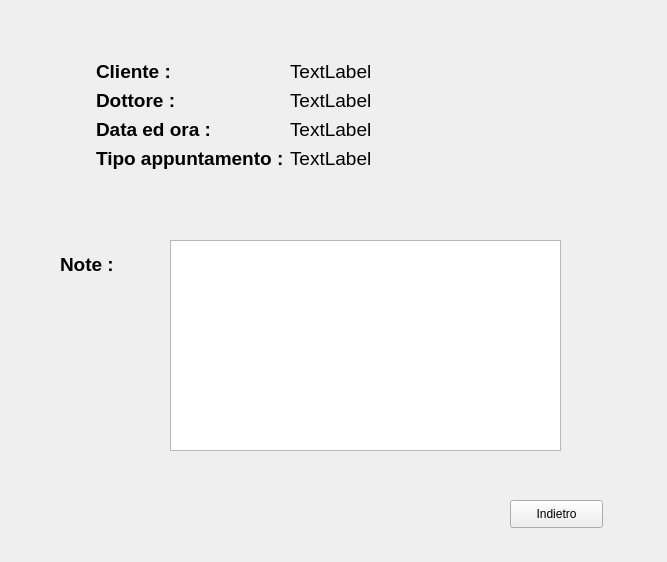
<?xml version="1.0" encoding="UTF-8"?>
<ui version="4.0">
 <class>Form</class>
 <widget class="QWidget" name="Form">
  <property name="geometry">
   <rect>
    <x>0</x>
    <y>0</y>
    <width>667</width>
    <height>562</height>
   </rect>
  </property>
  <property name="windowTitle">
   <string>Prenotazione</string>
  </property>
  <widget class="QLabel" name="label">
   <property name="geometry">
    <rect>
     <x>60</x>
     <y>105</y>
     <width>201</width>
     <height>31</height>
    </rect>
   </property>
   <property name="text">
    <string/>
   </property>
  </widget>
  <widget class="QWidget" name="formLayoutWidget">
   <property name="geometry">
    <rect>
     <x>40</x>
     <y>60</y>
     <width>511</width>
     <height>151</height>
    </rect>
   </property>
   <layout class="QFormLayout" name="formLayout">
    <property name="leftMargin">
     <number>56</number>
    </property>
    <property name="bottomMargin">
     <number>0</number>
    </property>
    <item row="0" column="0">
     <widget class="QLabel" name="label_2">
      <property name="font">
       <font>
        <pointsize>14</pointsize>
        <weight>75</weight>
        <bold>true</bold>
       </font>
      </property>
      <property name="text">
       <string>Cliente :</string>
      </property>
     </widget>
    </item>
    <item row="0" column="1">
     <widget class="QLabel" name="label_3">
      <property name="font">
       <font>
        <pointsize>14</pointsize>
       </font>
      </property>
      <property name="text">
       <string>TextLabel</string>
      </property>
     </widget>
    </item>
    <item row="1" column="0">
     <widget class="QLabel" name="label_4">
      <property name="font">
       <font>
        <pointsize>14</pointsize>
        <weight>75</weight>
        <bold>true</bold>
       </font>
      </property>
      <property name="text">
       <string>Dottore :</string>
      </property>
     </widget>
    </item>
    <item row="1" column="1">
     <widget class="QLabel" name="label_5">
      <property name="font">
       <font>
        <pointsize>14</pointsize>
       </font>
      </property>
      <property name="text">
       <string>TextLabel</string>
      </property>
     </widget>
    </item>
    <item row="2" column="0">
     <widget class="QLabel" name="label_6">
      <property name="font">
       <font>
        <pointsize>14</pointsize>
        <weight>75</weight>
        <bold>true</bold>
       </font>
      </property>
      <property name="text">
       <string>Data ed ora :</string>
      </property>
     </widget>
    </item>
    <item row="2" column="1">
     <widget class="QLabel" name="label_9">
      <property name="font">
       <font>
        <pointsize>14</pointsize>
       </font>
      </property>
      <property name="text">
       <string>TextLabel</string>
      </property>
     </widget>
    </item>
    <item row="3" column="0">
     <widget class="QLabel" name="label_7">
      <property name="font">
       <font>
        <pointsize>14</pointsize>
        <weight>75</weight>
        <bold>true</bold>
       </font>
      </property>
      <property name="text">
       <string>Tipo appuntamento :</string>
      </property>
     </widget>
    </item>
    <item row="3" column="1">
     <widget class="QLabel" name="label_10">
      <property name="font">
       <font>
        <pointsize>14</pointsize>
       </font>
      </property>
      <property name="text">
       <string>TextLabel</string>
      </property>
     </widget>
    </item>
   </layout>
  </widget>
  <widget class="QTextEdit" name="textEdit">
   <property name="geometry">
    <rect>
     <x>170</x>
     <y>240</y>
     <width>391</width>
     <height>211</height>
    </rect>
   </property>
  </widget>
  <widget class="QLabel" name="label_8">
   <property name="geometry">
    <rect>
     <x>60</x>
     <y>250</y>
     <width>71</width>
     <height>28</height>
    </rect>
   </property>
   <property name="font">
    <font>
     <pointsize>14</pointsize>
     <weight>75</weight>
     <bold>true</bold>
    </font>
   </property>
   <property name="text">
    <string>Note :</string>
   </property>
  </widget>
  <widget class="QPushButton" name="pushButton">
   <property name="geometry">
    <rect>
     <x>510</x>
     <y>500</y>
     <width>93</width>
     <height>28</height>
    </rect>
   </property>
   <property name="text">
    <string>Indietro</string>
   </property>
  </widget>
 </widget>
 <resources/>
 <connections/>
</ui>
